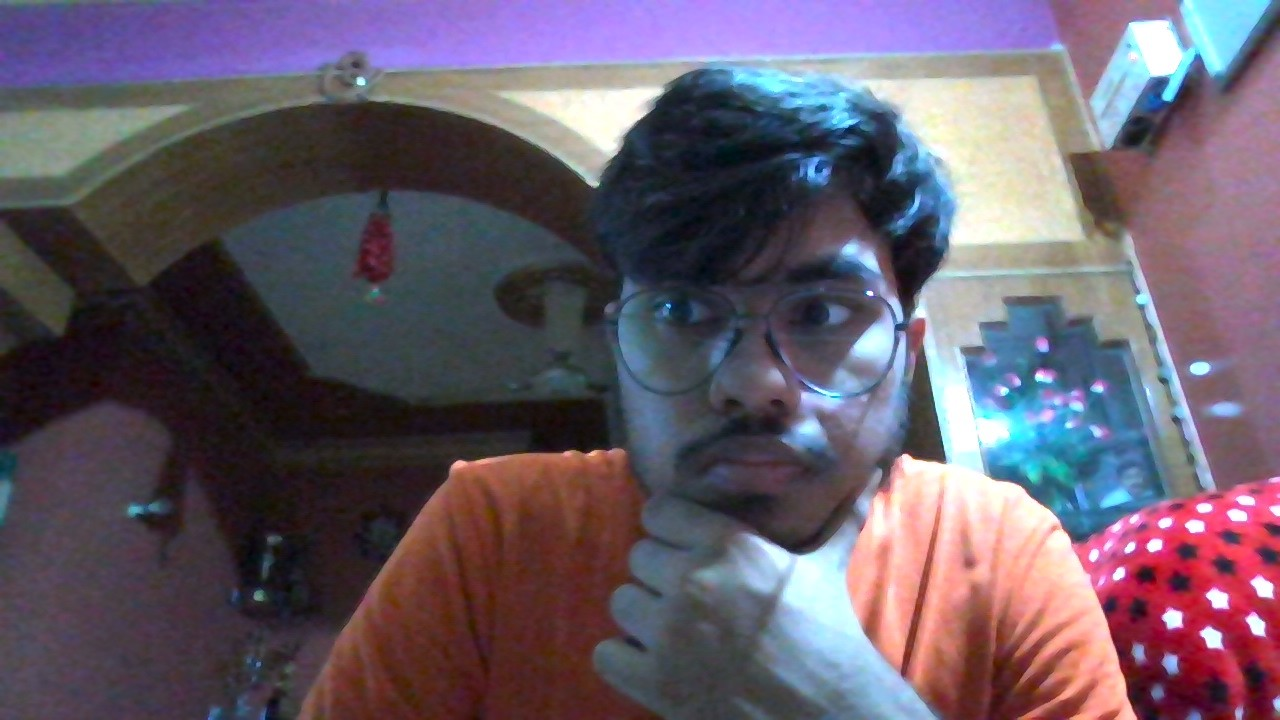
#> input picture OpenCV/sample.jpg, 1280 x 720 px
$ python image_manipulation.py
#> lines starting #> are read from the running program, lines starting #| are printed output that depends on the picture
import cv2 as cv
import numpy as np
import random

# [5 lines of commented-out code are left out]

img = cv.imread("sample.jpg", 1)
#> img is the input picture: shape (720, 1280, 3); mean B, G, R 105.5, 92.1, 103.5
# [50 lines of commented-out code are left out]

img = cv.resize(img, (0,0), fx = 0.6, fy =0.6)
#> img: shape (432, 768, 3)
cv.imshow("Mine", img)

canny = cv.Canny(img, 50, 100)
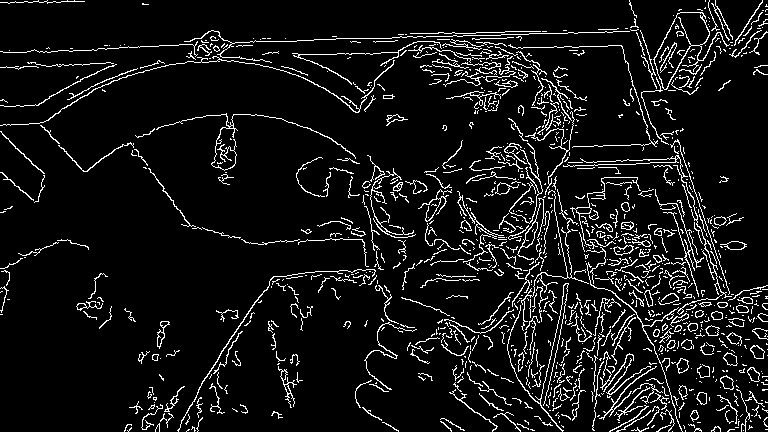
#> canny: shape (432, 768); 8% white in thin lines or dots
cv.imshow("Canned-Mine", canny)

cv.waitKey(0)

# cv.imwrite("CVsample.jpg", img)
cv.destroyAllWindows()

$ run again, with OpenCV/highway.jpg copied over OpenCV/sample.jpg
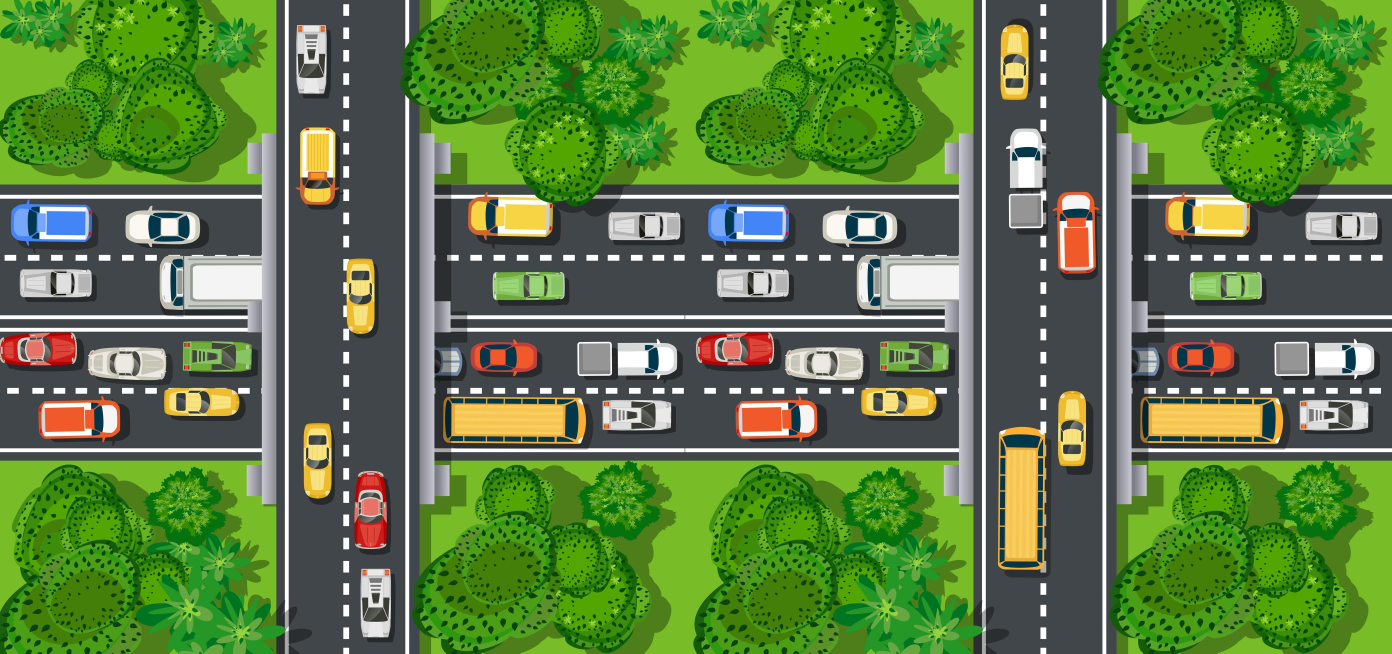
#> input picture OpenCV/highway.jpg, 4176 x 1960 px (shown at 1/3 size)
#> img is the input picture: shape (1960, 4176, 3); mean B, G, R 67.1, 125.2, 92.8
#> `img = cv.resize(img, (0,0), fx = 0.6, fy =0.6)`:
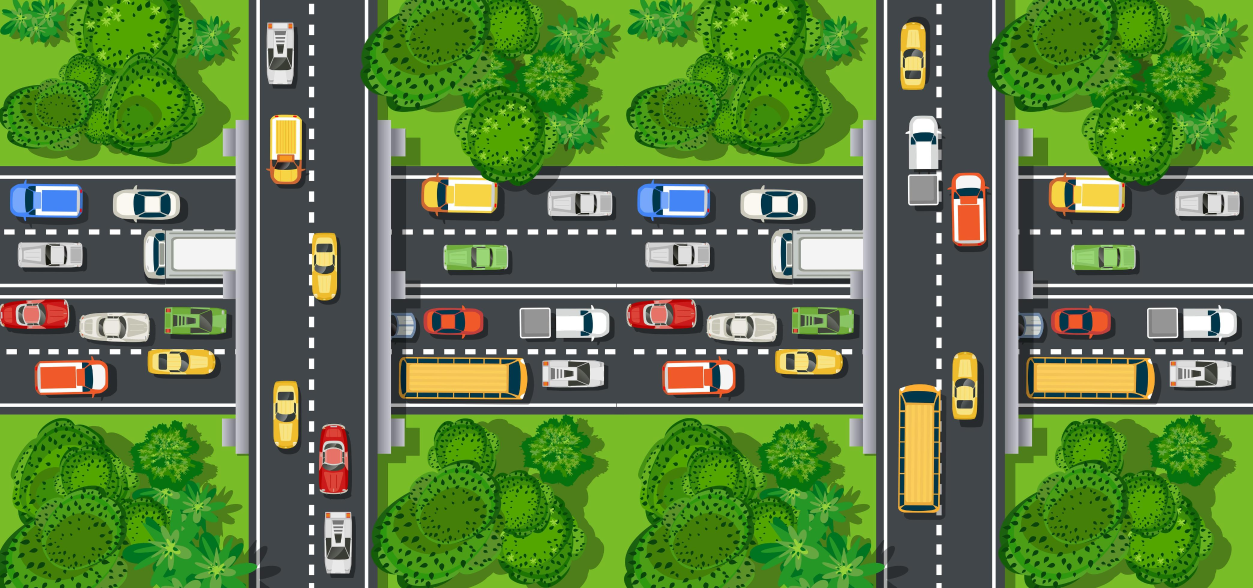
#> img: shape (1176, 2506, 3) (shown at 1/2 size); mean B, G, R 67.1, 125.2, 92.8
#> `canny = cv.Canny(img, 50, 100)`:
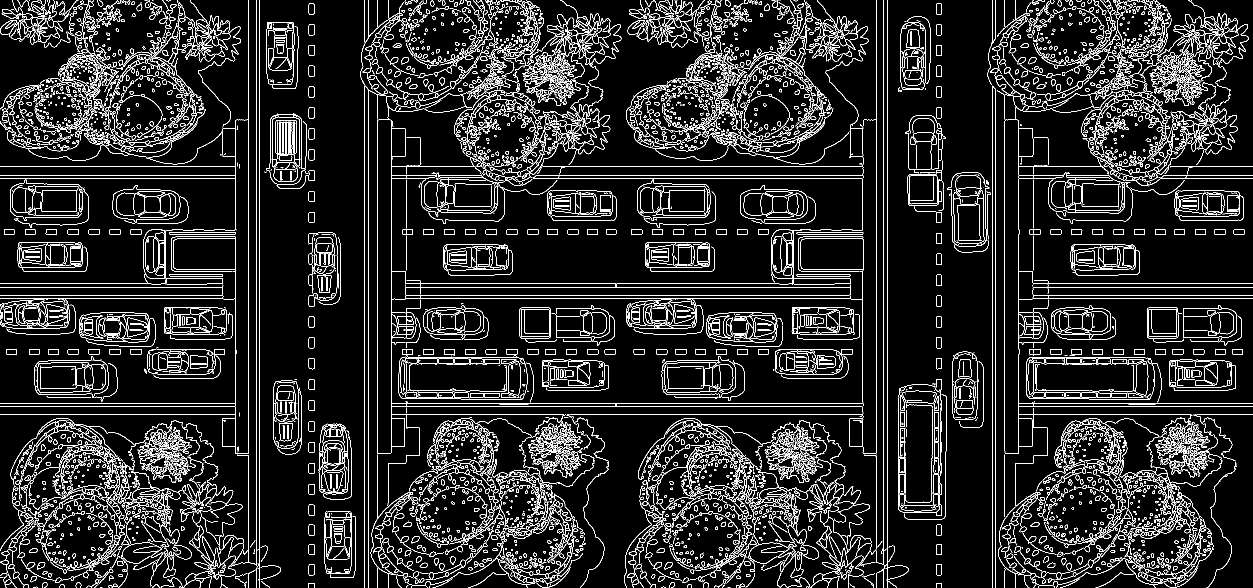
#> canny: shape (1176, 2506) (shown at 1/2 size); 9.7% white in thin lines or dots

$ run again, with OpenCV/blue_car.png saved as OpenCV/sample.jpg
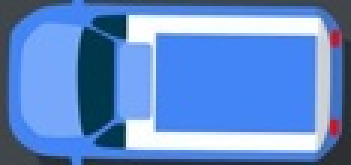
#> input picture OpenCV/blue_car.png, 117 x 55 px (shown 3 times larger)
#> img is the input picture: shape (55, 117, 3); mean B, G, R 203.1, 138.7, 97.4
#> `img = cv.resize(img, (0,0), fx = 0.6, fy =0.6)`:
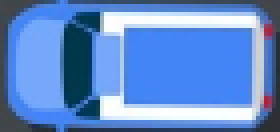
#> img: shape (33, 70, 3) (shown 4 times larger); mean B, G, R 203.6, 138.9, 97.4
#> `canny = cv.Canny(img, 50, 100)`:
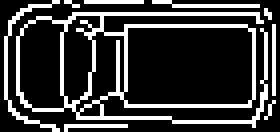
#> canny: shape (33, 70) (shown 4 times larger); 21.9% white in thin lines or dots
